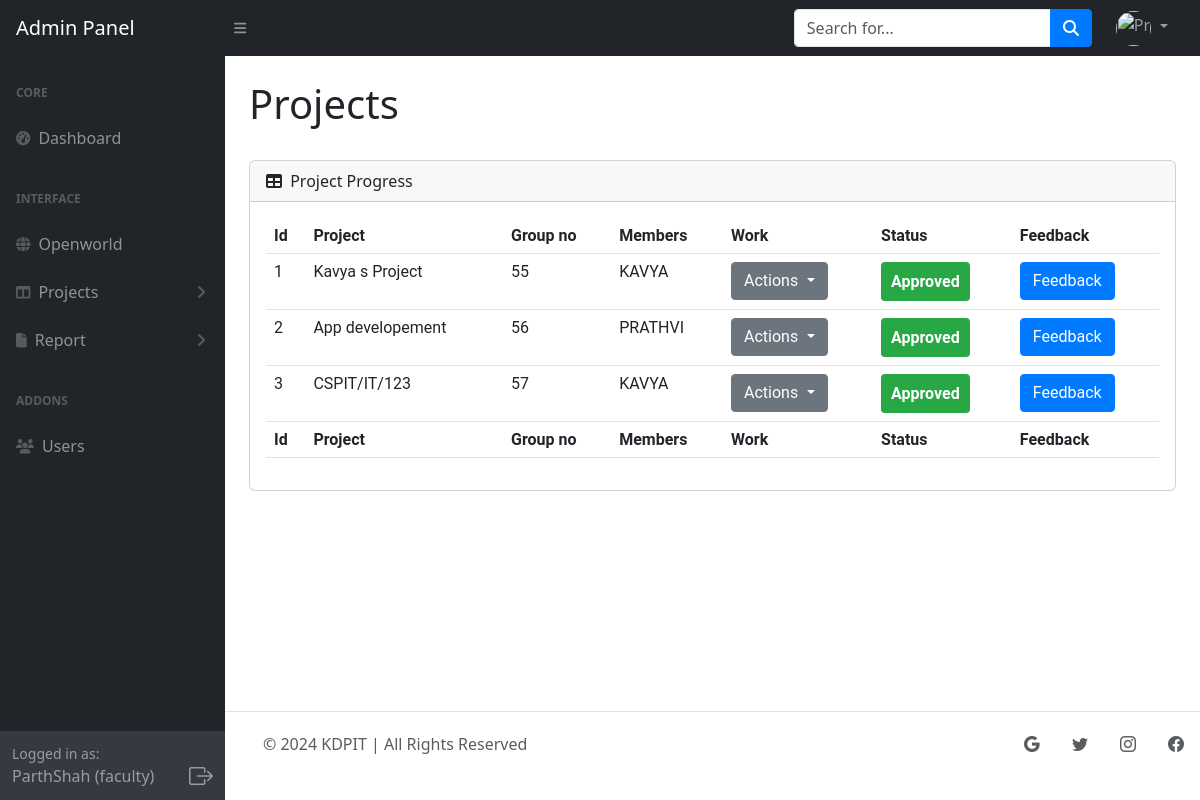
/Admin/includes/list_projects.php (signed in), run on the app's committed database.
### tables this page shows
CREATE TABLE `faculty` (
  `id` int(20) NOT NULL,
  `Name` varchar(20) NOT NULL,
  `Email` varchar(40) NOT NULL,
  `Password` varchar(255) NOT NULL
);

CREATE TABLE `projects` (
  `id` int(100) NOT NULL,
  `project_name` text DEFAULT NULL,
  `Description` text NOT NULL,
  `start_date` date DEFAULT current_timestamp(),
  `end_date` date DEFAULT '2023-09-05',
  `member_count` int(11) DEFAULT NULL,
  `f_id` int(100) NOT NULL,
  `open_project_id` int(20) NOT NULL DEFAULT 0,
  `status` int(11) NOT NULL DEFAULT 0
);

### Admin/includes/list_projects.php (the view, shortened to what this page needs)
<?php include_once "sidebar.php" ?>
<?php include_once "dbconnect.php" ?>
<link rel="stylesheet" href="https://cdn.jsdelivr.net/npm/bootstrap-icons@1.7.2/font/bootstrap-icons.css">
<div id="layoutSidenav_content">
    <main>
        <div class="container-fluid px-4">
            <h1 class="mt-4">Projects</h1>
            <br>
            <div class="card mb-4">
                <div class="card-header">
                    <i class="fas fa-table me-1"></i>
                    Project Progress
                </div>
                <div class="card-body">
                    <table id="datatablesSimple" class="table">
                        <thead>
                            <tr>
                                <th>Id</th>
                                <th>Project</th>
                                <th>Group no</th>
                                <th>Members</th>
                                <th>Work</th>
                                <th>Status</th>
                                <th>Feedback</th>
                            </tr>
                        </thead>
                        <tfoot>
                            <tr>
                                <th>Id</th>
                                <th>Project</th>
                                <th>Group no</th>
                                <th>Members</th>
                                <th>Work</th>
                                <th>Status</th>
                                <th>Feedback</th>
                            </tr>
                        </tfoot>
                        <tbody>
<?php
$sessionId = $_SESSION['user_id'];
$query2 = "SELECT id, project_name, status FROM projects WHERE f_id = $sessionId";
$result2 = $connection->query($query2);
if ($result2) {
    $rowCounter = 1;
    while ($row2 = $result2->fetch_assoc()) {
        $projectId = $row2['id'];
        $projectName = $row2['project_name'];
        $status = $row2['status'];
        $query3 = "SELECT member_id FROM members WHERE project_id = $projectId";
        $result3 = $connection->query($query3);
        $memberNames = "";
        if ($result3) {
            while ($row3 = $result3->fetch_assoc()) {
                $memberNames .="'". $row3['member_id'] . "', ";
            }
        }
        $memberNames = rtrim($memberNames, ", ");
        $query4 = "SELECT * FROM student WHERE Collage_id IN ($memberNames) ";
        $result4 = $connection->query($query4);
        $userNames = "";
        if ($result4) {
            while ($row4 = $result4->fetch_assoc()) {
                $userNames .= $row4['First_name'] . ", ";
            }
        }
        $userNames = rtrim($userNames, ", ");
?>
        <tr>
            <td><?php echo $rowCounter; ?></td>
            <td><?php echo $projectName; ?></td>
            <td><?php echo $projectId; ?></td>
            <td><?php echo $userNames; ?></td>
            <td>
                <div class="dropdown">
                    <button class="btn btn-secondary dropdown-toggle" type="button" id="dropdownMenuButton" data-toggle="dropdown" aria-haspopup="true" aria-expanded="false">
                        Actions
                    </button>
                </div>
            </td>
            <td>
                <?php if ($status == 0) : ?>
                    <span class="custom-badge custom-badge-pending">Pending</span>
                <?php elseif ($status == 1) : ?>
                    <span class="custom-badge custom-badge-approved">Approved</span>
                <?php elseif ($status == 2) : ?>
                    <span class="custom-badge custom-badge-rejected">Rejected</span>
                <?php endif; ?>
            </td>
            <td>
                <div id="toast-container" class="position-fixed top-0 end-0 p-3" style="z-index: 9999;"></div>
                <button type="button"  onclick="trackButtonClick('Feedback')" class="btn btn-primary" data-toggle="modal" data-target="#popupForm_<?php echo $projectId; ?>">Feedback</button>
            </td>
        </tr>
        <?php
        $rowCounter++;
    }
}
?>
</tbody>
                    </table>
                </div>
            </div>
        </div>
    </main>
    <?php include_once "footer.php"?>
</div>
<div id="toast-container" class="position-fixed top-0 end-0 p-3" style="z-index: 9999;"></div>

### Admin/includes/sidebar.php (shortened to what this page needs)
<?php include "dbconnect.php" ?>
<!DOCTYPE html>
<html lang="en">
<head>
  <link href="https://cdn.jsdelivr.net/npm/simple-datatables@7.1.2/dist/style.min.css" rel="stylesheet" />
  <link href="../assets/css/style.css" rel="stylesheet" />
</head>
<body class="sb-nav-fixed">
  <nav class="sb-topnav navbar navbar-expand navbar-dark bg-dark">
    <a class="navbar-brand ps-3" href="dashboard.php">Admin Panel</a>
    <button class="btn btn-link btn-sm order-1 order-lg-0 me-4 me-lg-0" id="sidebarToggle" href="#!"><i
        class="fas fa-bars"></i></button>
    <form class="d-none d-md-inline-block form-inline ms-auto me-0 me-md-3 my-2 my-md-0">
      <div class="input-group">
        <input class="form-control" type="text" id="searchInput" placeholder="Search for..." aria-label="Search for..."
          aria-describedby="btnNavbarSearch" />
        <button class="btn btn-primary" type="button"><i class="fas fa-search"></i></button>
      </div>
    </form>
    <ul class="navbar-nav ms-auto ms-md-0 me-3 me-lg-4 ml-auto">
      <li class="nav-item dropdown">
        <a class="nav-link dropdown-toggle" id="navbarDropdown" role="button" data-bs-toggle="dropdown"
          aria-expanded="false">
          <img src="https://cdn-icons-png.flaticon.com/512/6596/6596121.png" class="profile-photo" alt="Profile Photo">
        </a>
      </li>
    </ul>
  </nav>
  <div id="layoutSidenav">
    <div id="layoutSidenav_nav">
      <nav class="sb-sidenav accordion sb-sidenav-dark" id="sidenavAccordion">
        <div class="sb-sidenav-menu">
          <div class="nav">
            <div class="sb-sidenav-menu-heading">Core</div>
            <a class="nav-link" href="dashboard.php">
              <div class="sb-nav-link-icon"><i class="fas fa-tachometer-alt"></i></div>
              Dashboard
            </a>
            <div class="sb-sidenav-menu-heading">Interface</div>
            <a class="nav-link" href="openworld.php">
              <div class="sb-nav-link-icon"><i class="fas fa-globe"></i></div>
              Openworld
            </a>
            <a class="nav-link collapsed" href="#" data-bs-toggle="collapse" data-bs-target="#collapseLayouts"
              aria-expanded="false" aria-controls="collapseLayouts">
              <div class="sb-nav-link-icon"><i class="fas fa-columns"></i></div>
              Projects
              <div class="sb-sidenav-collapse-arrow"><i class="fas fa-angle-down"></i></div>
            </a>
            <a class="nav-link collapsed" href="#" data-bs-toggle="collapse" data-bs-target="#collapsePages"
              aria-expanded="false" aria-controls="collapsePages">
              <div class="sb-nav-link-icon"><i class="fas fa-file"></i></div>
              Report
              <div class="sb-sidenav-collapse-arrow"><i class="fas fa-angle-down"></i></div>
            </a>
            <?php
            $sessionId = $_SESSION['user_id'];
            ?>
            <div class="sb-sidenav-menu-heading">Addons</div>
            <a class="nav-link" id="user-link" href="users.php?user_id=<?php echo $sessionId; ?>">
              <div class="sb-nav-link-icon"><i class="fas fa-users"></i></div>
              Users
            </a>
          </div>
        </div>
        <?php
        $userQuery = "SELECT Name FROM faculty WHERE id = $sessionId";
        $userResult = mysqli_query($connection, $userQuery);
        $userRow = mysqli_fetch_assoc($userResult);
        $username = $userRow['Name'];
        ?>
        <div class="sb-sidenav-footer">
          <div class="small">Logged in as:</div>
          <div class="d-flex justify-content-between align-items-center">
            <div>
              <?php echo $username; ?> (faculty)
            </div>
            <div>
              <a href="logout.php" class="logout-icon" style="color: rgba(255, 255, 255, 0.5);">
                <i class="bi bi-box-arrow-right fs-4 logout-icon-hover" style="font-size: 24px;"></i>
              </a>
            </div>
          </div>
        </div>
      </nav>
    </div>
</body>
</html>

### Admin/includes/footer.php (shortened to what this page needs)
<!DOCTYPE html>
<html lang="en">
<head>
  <link rel="stylesheet" href="https://cdn.jsdelivr.net/npm/bootstrap@5.3.0/dist/css/bootstrap.min.css">
  <link href="https://cdn.jsdelivr.net/npm/bootstrap-icons@1.7.2/font/bootstrap-icons.css" rel="stylesheet">
</head>
<body>
  <footer class="d-flex flex-wrap justify-content-between align-items-center py-3 my-4 border-top">
    <div class="col-md-4 d-flex align-items-center">
      <a href="/" class="mb-3 me-2 mb-md-0 text-muted text-decoration-none lh-1">
        <svg class="bi" width="30" height="24">
          <use xlink:href="#bootstrap"></use>
        </svg>
      </a>
      <span class="mb-3 mb-md-0 text-muted">© 2024 KDPIT | All Rights Reserved</span>
    </div>
    <ul class="nav col-md-4 justify-content-end list-unstyled">
      <li class="nav-item"><a class="nav-link text-muted" href="https://charusat.ac.in"><i class="bi bi-google"></i></a>
      </li>
      <li class="nav-item"><a class="nav-link text-muted" href="https://twitter.com/_rahulmistry"><i
            class="bi bi-twitter"></i></a></li>
      <li class="nav-item"><a class="nav-link text-muted" href="https://www.instagram.com/_rahulmistry"><i
            class="bi bi-instagram"></i></a></li>
      <li class="nav-item"><a class="nav-link text-muted" href="https://www.facebook.com/bytebrewer"><i
            class="bi bi-facebook"></i></a></li>
    </ul>
  </footer>
</body>
</html>

### Admin/includes/sidebar.php (style rules this page uses)
.sb-nav-fixed #layoutSidenav #layoutSidenav_nav .sb-sidenav .sb-sidenav-menu { overflow-y: scroll; }
.profile-photo { width: 35px; height: 35px; border-radius: 50%; object-fit: cover; }
.logout-icon-hover { color: rgba(255, 255, 255, 0.5); transition: color 0.3s ease; }

### Admin/includes/footer.php (style rules this page uses)
.my-4 { margin-top: 8.5rem !important; }

### Admin/includes/list_projects.php (style rules this page uses)
.dropdown-toggle::after { margin-left: 5px; }
.custom-badge { display: inline-block; padding: 10px 10px; border-radius: 4px; font-size: 16px; font-weight: bold; }
.custom-badge-approved { background-color: #28a745; color: white; }
.btn-primary { background-color: #007bff; border-color: #007bff; border-radius: 4px; }
.btn-secondary { background-color: #6c757d; border-color: #6c757d; border-radius: 4px; }
.form-control { border-radius: 4px; }

### data on the page
faculty: Name "ParthShah"
projects: project_name "Kavya s Project", id "55", userNames "KAVYA", status "Approved"
projects: project_name "App developement", id "56", userNames "PRATHVI", status "Approved"
projects: project_name "CSPIT/IT/123", id "57", userNames "KAVYA", status "Approved"
